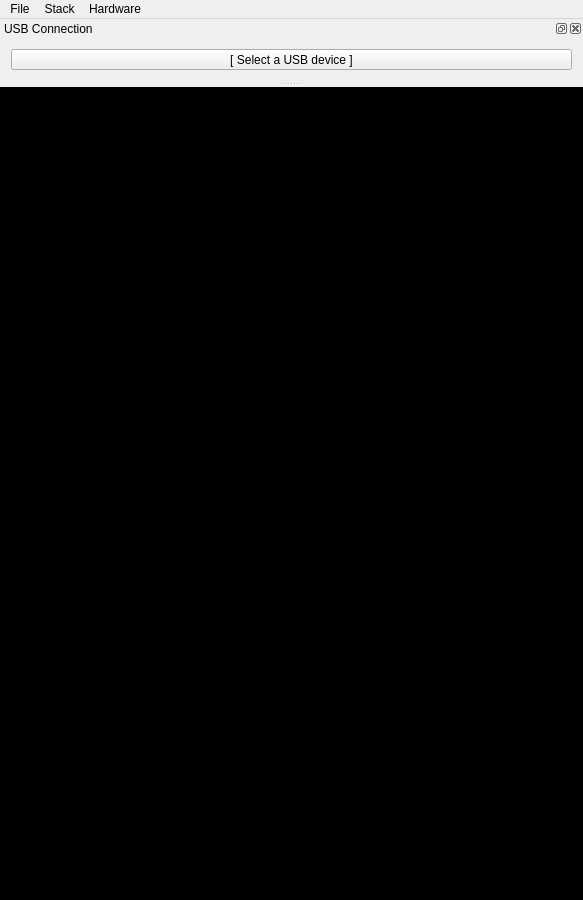
<?xml version="1.0" encoding="UTF-8"?>
<ui version="4.0">
 <class>MainWindow</class>
 <widget class="QMainWindow" name="MainWindow">
  <property name="geometry">
   <rect>
    <x>0</x>
    <y>0</y>
    <width>583</width>
    <height>900</height>
   </rect>
  </property>
  <property name="focusPolicy">
   <enum>Qt::StrongFocus</enum>
  </property>
  <property name="windowTitle">
   <string>MainWindow</string>
  </property>
  <widget class="QWidget" name="centralWidget">
   <property name="layoutDirection">
    <enum>Qt::LeftToRight</enum>
   </property>
   <property name="autoFillBackground">
    <bool>false</bool>
   </property>
   <property name="styleSheet">
    <string notr="true">background: black;</string>
   </property>
   <layout class="QVBoxLayout" name="verticalLayout">
    <property name="spacing">
     <number>0</number>
    </property>
    <property name="leftMargin">
     <number>0</number>
    </property>
    <property name="topMargin">
     <number>0</number>
    </property>
    <property name="rightMargin">
     <number>0</number>
    </property>
    <property name="bottomMargin">
     <number>0</number>
    </property>
    <item>
     <widget class="QStackedWidget" name="stackedWidget">
      <widget class="QWidget" name="page">
       <layout class="QVBoxLayout" name="verticalLayout_2">
        <item>
         <widget class="QEmuScreen" name="EmuScreen">
          <property name="sizePolicy">
           <sizepolicy hsizetype="Maximum" vsizetype="Fixed">
            <horstretch>0</horstretch>
            <verstretch>0</verstretch>
           </sizepolicy>
          </property>
          <property name="minimumSize">
           <size>
            <width>66</width>
            <height>46</height>
           </size>
          </property>
          <property name="maximumSize">
           <size>
            <width>1056</width>
            <height>728</height>
           </size>
          </property>
          <property name="focusPolicy">
           <enum>Qt::NoFocus</enum>
          </property>
          <property name="frameShape">
           <enum>QFrame::NoFrame</enum>
          </property>
          <property name="frameShadow">
           <enum>QFrame::Plain</enum>
          </property>
          <property name="lineWidth">
           <number>0</number>
          </property>
          <property name="verticalScrollBarPolicy">
           <enum>Qt::ScrollBarAlwaysOff</enum>
          </property>
          <property name="horizontalScrollBarPolicy">
           <enum>Qt::ScrollBarAlwaysOff</enum>
          </property>
         </widget>
        </item>
        <item>
         <widget class="QPushButton" name="KeybImage">
          <property name="sizePolicy">
           <sizepolicy hsizetype="Expanding" vsizetype="Expanding">
            <horstretch>0</horstretch>
            <verstretch>0</verstretch>
           </sizepolicy>
          </property>
          <property name="minimumSize">
           <size>
            <width>116</width>
            <height>175</height>
           </size>
          </property>
          <property name="maximumSize">
           <size>
            <width>16777215</width>
            <height>16777215</height>
           </size>
          </property>
          <property name="baseSize">
           <size>
            <width>464</width>
            <height>700</height>
           </size>
          </property>
          <property name="focusPolicy">
           <enum>Qt::NoFocus</enum>
          </property>
          <property name="autoFillBackground">
           <bool>false</bool>
          </property>
          <property name="styleSheet">
           <string notr="true">border-image: url(:/bitmap/bitmap/keyboard.png) 0 0 0 0 stretch stretch;
border-width: 0px;</string>
          </property>
          <property name="text">
           <string/>
          </property>
          <property name="flat">
           <bool>true</bool>
          </property>
         </widget>
        </item>
       </layout>
      </widget>
      <widget class="QWidget" name="page_2">
       <layout class="QGridLayout" name="gridLayout">
        <item row="1" column="0">
         <widget class="QPushButton" name="cancelButton">
          <property name="text">
           <string>PushButton</string>
          </property>
         </widget>
        </item>
        <item row="1" column="1">
         <widget class="QPushButton" name="acceptButton">
          <property name="text">
           <string>PushButton</string>
          </property>
         </widget>
        </item>
        <item row="0" column="0" colspan="2">
         <widget class="QTreeView" name="fileList"/>
        </item>
       </layout>
      </widget>
     </widget>
    </item>
   </layout>
  </widget>
  <widget class="QMenuBar" name="menuBar">
   <property name="geometry">
    <rect>
     <x>0</x>
     <y>0</y>
     <width>583</width>
     <height>20</height>
    </rect>
   </property>
   <widget class="QMenu" name="menuFile">
    <property name="title">
     <string>File</string>
    </property>
    <addaction name="actionPower_ON"/>
    <addaction name="actionNew"/>
    <addaction name="separator"/>
    <addaction name="actionOpen"/>
    <addaction name="actionSave"/>
    <addaction name="actionSaveAs"/>
    <addaction name="separator"/>
    <addaction name="actionExit2"/>
   </widget>
   <widget class="QMenu" name="menuHardware">
    <property name="title">
     <string>Hardware</string>
    </property>
    <addaction name="actionConnect_to_calc"/>
    <addaction name="actionUSB_Remote_ARCHIVE_to_file"/>
    <addaction name="actionRemote_USBRESTORE_from_file"/>
    <addaction name="separator"/>
    <addaction name="actionInsert_SD_Card_Image"/>
    <addaction name="actionEject_SD_Card_Image"/>
    <addaction name="separator"/>
    <addaction name="actionSimulate_Alarm"/>
    <addaction name="actionTake_Screenshot"/>
    <addaction name="actionShow_LCD_grid"/>
   </widget>
   <widget class="QMenu" name="menuStack">
    <property name="title">
     <string>Stack</string>
    </property>
    <addaction name="actionCopy_Level_1"/>
    <addaction name="actionCut_Level_1"/>
    <addaction name="actionPaste_to_Level_1"/>
    <addaction name="actionPaste_and_compile"/>
    <addaction name="actionSave_Level_1_As"/>
    <addaction name="actionOpen_file_to_Level_1"/>
   </widget>
   <addaction name="menuFile"/>
   <addaction name="menuStack"/>
   <addaction name="menuHardware"/>
  </widget>
  <widget class="QDockWidget" name="USBDockSelect">
   <property name="allowedAreas">
    <set>Qt::BottomDockWidgetArea|Qt::TopDockWidgetArea</set>
   </property>
   <property name="windowTitle">
    <string>USB Connection</string>
   </property>
   <attribute name="dockWidgetArea">
    <number>4</number>
   </attribute>
   <widget class="QWidget" name="dockWidgetContents">
    <layout class="QHBoxLayout" name="horizontalLayout_2">
     <item>
      <widget class="QToolButton" name="usbconnectButton">
       <property name="sizePolicy">
        <sizepolicy hsizetype="Expanding" vsizetype="Fixed">
         <horstretch>0</horstretch>
         <verstretch>0</verstretch>
        </sizepolicy>
       </property>
       <property name="focusPolicy">
        <enum>Qt::NoFocus</enum>
       </property>
       <property name="text">
        <string>[ Select a USB device ]</string>
       </property>
       <property name="checkable">
        <bool>false</bool>
       </property>
      </widget>
     </item>
    </layout>
   </widget>
  </widget>
  <action name="actionOpen">
   <property name="text">
    <string>Open</string>
   </property>
  </action>
  <action name="actionSave">
   <property name="text">
    <string>Save</string>
   </property>
  </action>
  <action name="actionNew">
   <property name="text">
    <string>New</string>
   </property>
  </action>
  <action name="actionExit2">
   <property name="text">
    <string>Exit</string>
   </property>
  </action>
  <action name="actionSaveAs">
   <property name="text">
    <string>SaveAs</string>
   </property>
  </action>
  <action name="actionInsert_SD_Card_Image">
   <property name="text">
    <string>Insert SD Card Image...</string>
   </property>
  </action>
  <action name="actionEject_SD_Card_Image">
   <property name="text">
    <string>Eject SD Card Image...</string>
   </property>
  </action>
  <action name="actionPower_ON">
   <property name="text">
    <string>Power ON</string>
   </property>
  </action>
  <action name="actionSimulate_Alarm">
   <property name="text">
    <string>Simulate Alarm</string>
   </property>
  </action>
  <action name="actionTake_Screenshot">
   <property name="text">
    <string>Take Screenshot</string>
   </property>
  </action>
  <action name="actionCopy_Level_1">
   <property name="text">
    <string>Copy Level 1</string>
   </property>
  </action>
  <action name="actionCut_Level_1">
   <property name="text">
    <string>Cut Level 1</string>
   </property>
  </action>
  <action name="actionPaste_to_Level_1">
   <property name="text">
    <string>Paste to Level 1</string>
   </property>
  </action>
  <action name="actionSave_Level_1_As">
   <property name="text">
    <string>Save Level 1 As...</string>
   </property>
  </action>
  <action name="actionOpen_file_to_Level_1">
   <property name="text">
    <string>Open file to Level 1...</string>
   </property>
  </action>
  <action name="actionConnect_to_calc">
   <property name="text">
    <string>USB Connections...</string>
   </property>
  </action>
  <action name="actionSend_Stack_Level_1">
   <property name="text">
    <string>Send Stack Level 1...</string>
   </property>
  </action>
  <action name="actionUSB_Remote_ARCHIVE_to_file">
   <property name="text">
    <string>Remote USBARCHIVE to file...</string>
   </property>
  </action>
  <action name="actionRemote_USBRESTORE_from_file">
   <property name="text">
    <string>Remote USBRESTORE from file...</string>
   </property>
  </action>
  <action name="actionShow_LCD_grid">
   <property name="checkable">
    <bool>true</bool>
   </property>
   <property name="text">
    <string>Show LCD grid</string>
   </property>
  </action>
  <action name="actionPaste_and_compile">
   <property name="text">
    <string>Paste and Compile</string>
   </property>
  </action>
 </widget>
 <layoutdefault spacing="6" margin="11"/>
 <customwidgets>
  <customwidget>
   <class>QEmuScreen</class>
   <extends>QGraphicsView</extends>
   <header>qemuscreen.h</header>
   <slots>
    <slot>setScreenSize(int,int)</slot>
   </slots>
  </customwidget>
 </customwidgets>
 <resources/>
 <connections>
  <connection>
   <sender>actionExit2</sender>
   <signal>triggered()</signal>
   <receiver>MainWindow</receiver>
   <slot>close()</slot>
   <hints>
    <hint type="sourcelabel">
     <x>-1</x>
     <y>-1</y>
    </hint>
    <hint type="destinationlabel">
     <x>291</x>
     <y>449</y>
    </hint>
   </hints>
  </connection>
 </connections>
</ui>
